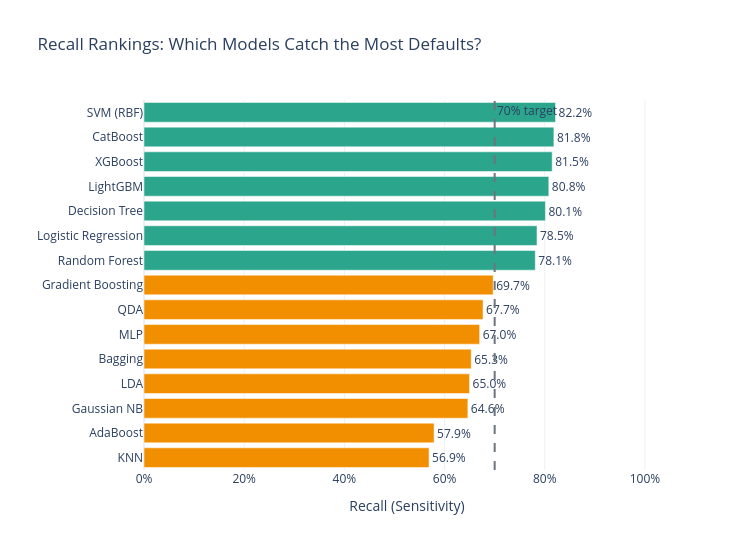

Notebook cell for this chart:
### Markdown cell above
## Chart 1: Recall Rankings

### Code cell
# Recall rankings — horizontal bar chart sorted by recall
df_recall = df_comp.sort_values('recall_1', ascending=True)

fig_recall = go.Figure()
fig_recall.add_trace(go.Bar(
    y=df_recall['model'], x=df_recall['recall_1'],
    orientation='h',
    marker_color=[COLORS['green'] if v >= 0.7 else COLORS['orange'] if v >= 0.5 else COLORS['red']
                  for v in df_recall['recall_1']],
    text=[f'{v:.1%}' for v in df_recall['recall_1']],
    textposition='outside',
))
fig_recall.add_vline(x=0.7, line_dash='dash', line_color=COLORS['gray'],
                     annotation_text='70% target')
fig_recall.update_layout(
    title='Recall Rankings: Which Models Catch the Most Defaults?',
    xaxis_title='Recall (Sensitivity)',
    xaxis=dict(range=[0, 1.05], tickformat='.0%'),
    yaxis_title='',
    height=550, width=750,
    margin=dict(l=140),
    showlegend=False,
)
fig_recall.show()
save_chart(fig_recall, COMP_SLUG, 'recall_rankings')

### Figure 1 — Plotly figure (JSON) as saved in the notebook; plotly's stock layout.template omitted (floating-point values rounded to 4 significant figures)
{"data": [{"marker": {"color": ["#F18F01", "#F18F01", "#F18F01", "#F18F01", "#F18F01", "#F18F01", "#F18F01", "#F18F01", "#2CA58D", "#2CA58D", "#2CA58D", "#2CA58D", "#2CA58D", "#2CA58D", "#2CA58D"]}, "orientation": "h", "text": ["56.9%", "57.9%", "64.6%", "65.0%", "65.3%", "67.0%", "67.7%", "69.7%", "78.1%", "78.5%", "80.1%", "80.8%", "81.5%", "81.8%", "82.2%"], "textposition": "outside", "type": "bar", "x": [0.569, 0.5791, 0.6465, 0.6498, 0.6532, 0.67, 0.6768, 0.697, 0.7811, 0.7845, 0.8013, 0.8081, 0.8148, 0.8182, 0.8215], "y": ["KNN", "AdaBoost", "Gaussian NB", "LDA", "Bagging", "MLP", "QDA", "Gradient Boosting", "Random Forest", "Logistic Regression", "Decision Tree", "LightGBM", "XGBoost", "CatBoost", "SVM (RBF)"]}], "layout": {"annotations": [{"showarrow": false, "text": "70% target", "x": 0.7, "xanchor": "left", "xref": "x", "y": 1, "yanchor": "top", "yref": "y domain"}], "height": 550, "margin": {"l": 140}, "shapes": [{"line": {"color": "#6c757d", "dash": "dash"}, "type": "line", "x0": 0.7, "x1": 0.7, "xref": "x", "y0": 0, "y1": 1, "yref": "y domain"}], "showlegend": false, "title": {"text": "Recall Rankings: Which Models Catch the Most Defaults?"}, "width": 750, "xaxis": {"range": [0, 1.05], "tickformat": ".0%", "title": {"text": "Recall (Sensitivity)"}}, "yaxis": {"title": {"text": ""}}}}
